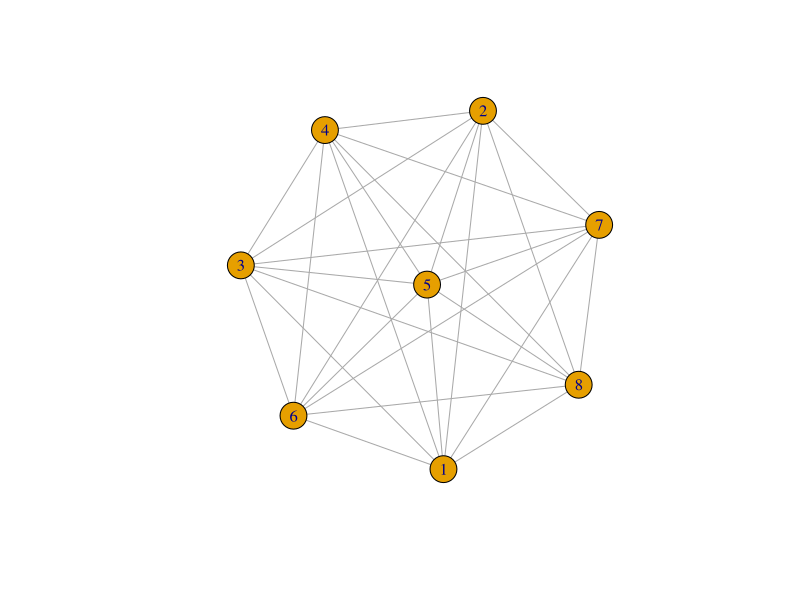
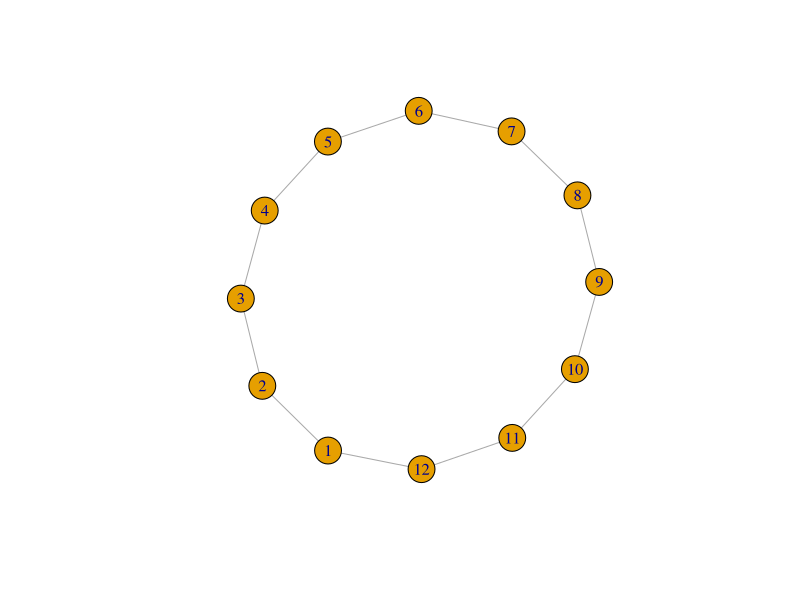
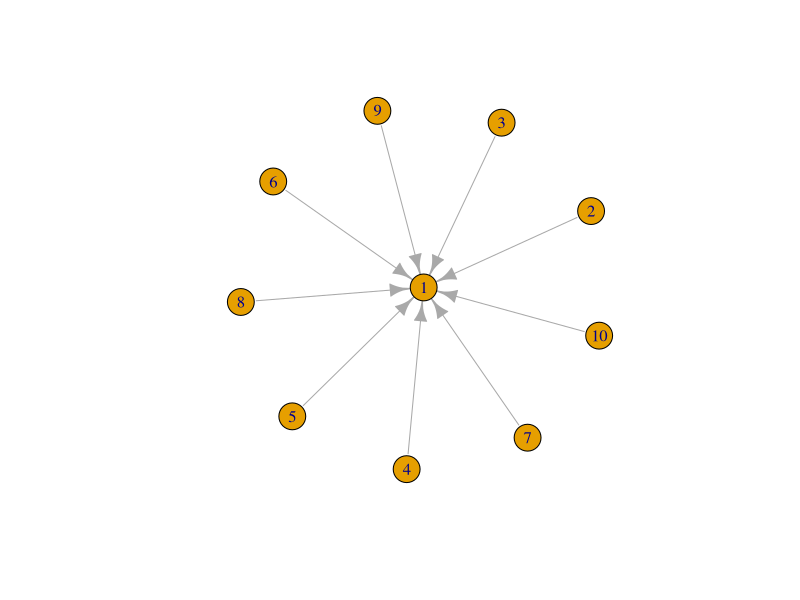
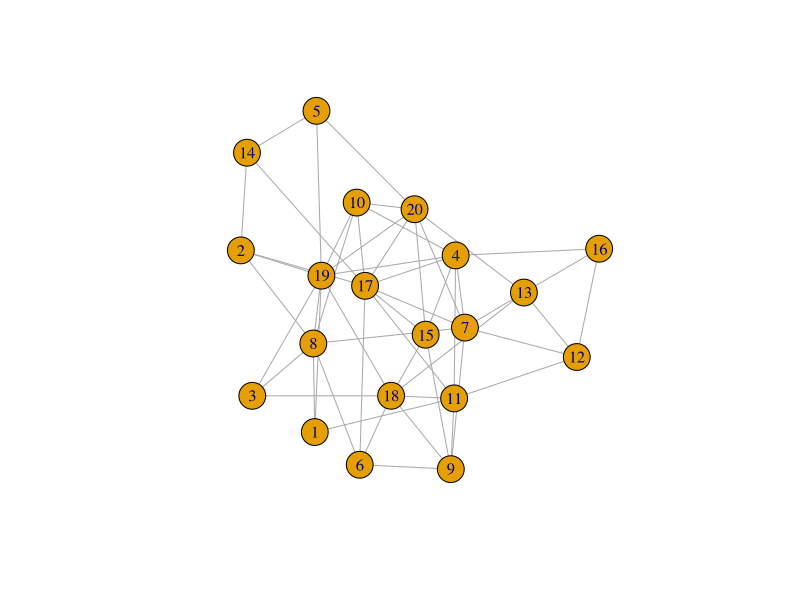
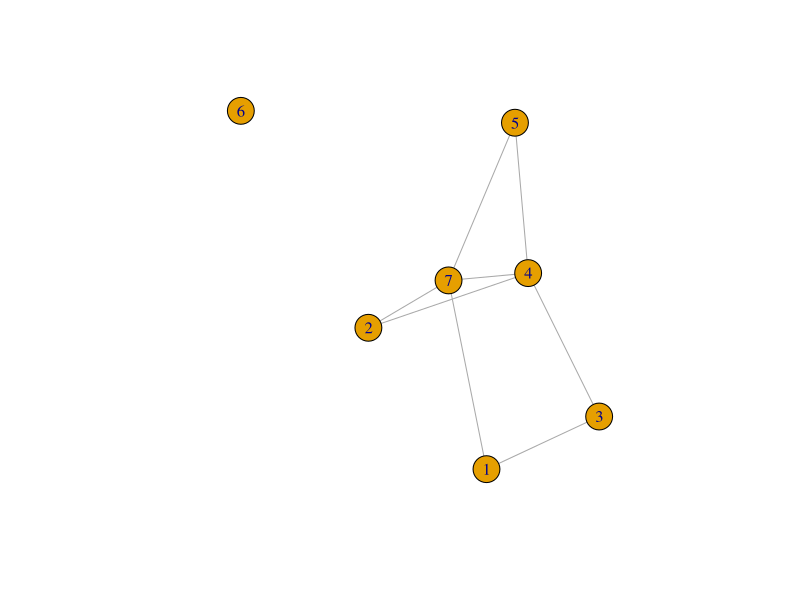
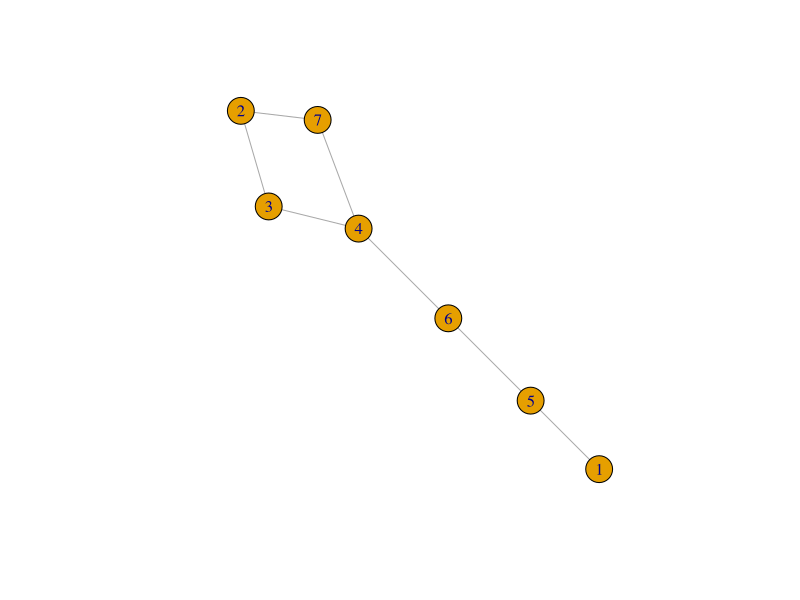
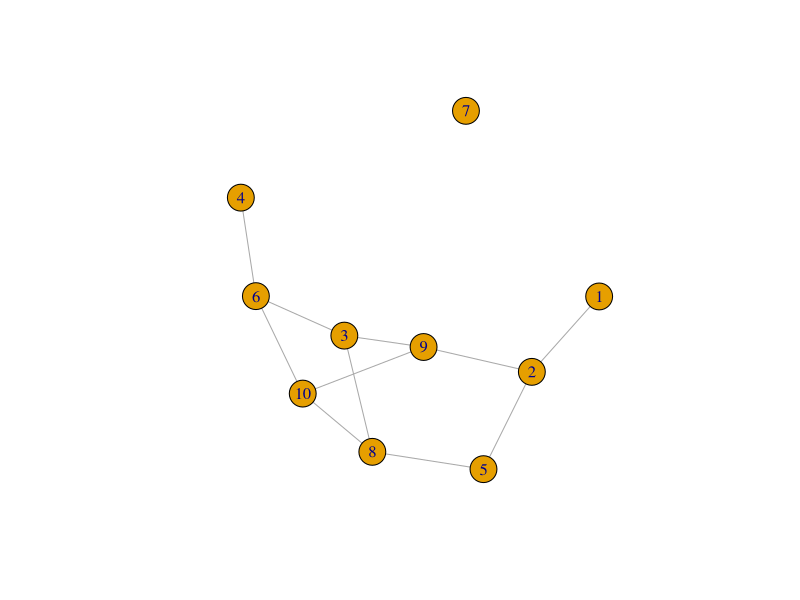
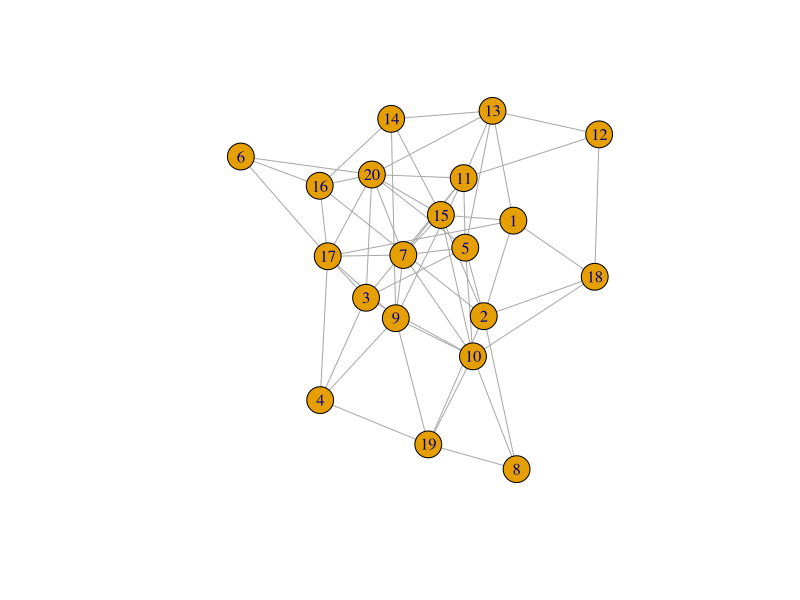

These charts were generated, in order, by the following R code: (Note: this script raises an error after producing the figures.)
library(igraph)
Full_Graph <- make_full_graph(8, directed = FALSE)
plot(Full_Graph)


library(igraph)
Ring_Graph <- make_ring(12, directed = FALSE, mutual = FALSE, circular = TRUE)
plot(Ring_Graph)

library(igraph)
Star_Graph <- make_star(10, center = 1)
plot(Star_Graph)


library(igraph)
gnp_Graph <- sample_gnp(20, 0.3, directed = FALSE, loops = FALSE)
plot(gnp_Graph)


library(igraph)
gnp_Graph <- sample_gnp(7, 0.4, directed = FALSE, loops = FALSE)
plot(gnp_Graph)
degree(gnp_Graph)


library(igraph)
gnp_Graph <- sample_gnp(7, 0.4, directed = FALSE, loops = FALSE)
plot(gnp_Graph)
betweenness(gnp_Graph)


library(igraph)
sample_graph <- sample_gnp(10, 0.3, directed = FALSE)
plot(sample_graph)
sample_density <- edge_density(sample_graph, loops = FALSE)
sample_density


library(igraph)
sample_graph <- sample_gnp(20, 0.3, directed = FALSE, loops = FALSE)
plot(sample_graph)
clique_num(sample_graph, min=4)


library(igraph)
sample_graph <- sample_gnp(30, 0.07, directed = FALSE, loops = FALSE)
plot(sample_graph)
components(sample_graph)


library(igraph)
sample_graph <- sample_gnp(30, 0.07, directed = FALSE, loops = FALSE)
plot(sample_graph)
random_walk(sample_graph, 8, 10, stuck = "return")


library(igraph)
mat <- cor(t(mtcars[,c(1,3:6)]))
mat[mat<0.995] <- 0
network <- graph_from_adjacency_matrix( mat, weighted=T, mode="undirected", diag=F)
plot(network)



library(RColorBrewer)
coul <- brewer.pal(nlevels(as.factor(mtcars$cyl)), "Set2")
my_color <- coul[as.numeric(as.factor(mtcars$cyl))]
par(bg="grey13", mar=c(0,0,0,0))
set.seed(4)
plot(network, 
     vertex.size=12,
     vertex.color=my_color, 
     vertex.label.cex=0.7,
     vertex.label.color="white",
     vertex.frame.color="transparent"
)
text(0,0,"mtcars network",col="white", cex=1.5)
legend(x=-0.2, y=-0.12, 
       legend=paste( levels(as.factor(mtcars$cyl)), " cylinders", sep=""), 
       col = coul , 
       bty = "n", pch=20 , pt.cex = 2, cex = 1,
       text.col="white" , horiz = F)



plot(network,
     edge.color=rep(c("red","pink"),5),           # Edge color
     edge.width=seq(1,10),                        # Edge width, defaults to 1
     edge.arrow.size=1,                           # Arrow size, defaults to 1
     edge.arrow.width=1,                          # Arrow width, defaults to 1
     edge.lty=c("solid")                           # Line type, could be 0 or "blank", 1 or "solid", 2 or "dashed", 3 or "dotted", 4 or "dotdash", 5 or "longdash", 6 or "twodash"
     #edge.curved=c(rep(0,5), rep(1,5))            # Edge curvature, range 0-1 (FALSE sets it to 0, TRUE to 0.5)
)
par(bg="black")

plot(network,
     
     # === vertex
     vertex.color = rgb(0.8,0.4,0.3,0.8),          # Node color
     vertex.frame.color = "white",                 # Node border color
     vertex.shape="circle",                        # One of "none", "circle", "square", "csquare", "rectangle" "crectangle", "vrectangle", "pie", "raster", or "sphere"
     vertex.size=14,                               # Size of the node (default is 15)
     vertex.size2=NA,                              # The second size of the node (e.g. for a rectangle)
     
     # === vertex label
     vertex.label=LETTERS[1:10],                   # Character vector used to label the nodes
     vertex.label.color="white",
     vertex.label.family="Times",                  # Font family of the label (e.g."Times", "Helvetica")
     vertex.label.font=2,                          # Font: 1 plain, 2 bold, 3, italic, 4 bold italic, 5 symbol
     vertex.label.cex=1,                           # Font size (multiplication factor, device-dependent)
     vertex.label.dist=0,                          # Distance between the label and the vertex
     vertex.label.degree=0 ,                       # The position of the label in relation to the vertex (use pi)
     
     # === Edge
     edge.color="white",                           # Edge color
     edge.width=4,                                 # Edge width, defaults to 1
     edge.arrow.size=1,                            # Arrow size, defaults to 1
     edge.arrow.width=1,                           # Arrow width, defaults to 1
     edge.lty="solid",                             # Line type, could be 0 or "blank", 1 or "solid", 2 or "dashed", 3 or "dotted", 4 or "dotdash", 5 or "longdash", 6 or "twodash"
     edge.curved=0.3    ,                          # Edge curvature, range 0-1 (FALSE sets it to 0, TRUE to 0.5)
)